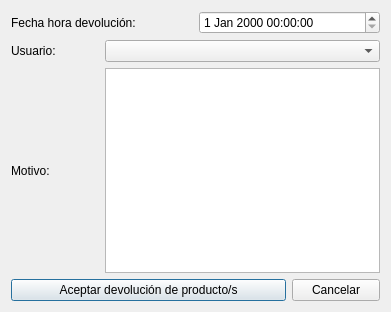
<?xml version="1.0" encoding="UTF-8"?>
<ui version="4.0">
 <class>frmCausaDevolucion</class>
 <widget class="QDialog" name="frmCausaDevolucion">
  <property name="geometry">
   <rect>
    <x>0</x>
    <y>0</y>
    <width>391</width>
    <height>312</height>
   </rect>
  </property>
  <property name="windowTitle">
   <string>Devolución de productos.</string>
  </property>
  <layout class="QGridLayout" name="gridLayout">
   <item row="0" column="0" colspan="2">
    <widget class="QLabel" name="label">
     <property name="text">
      <string>Fecha hora devolución:</string>
     </property>
    </widget>
   </item>
   <item row="0" column="2" colspan="2">
    <widget class="QDateTimeEdit" name="dateDevolucion"/>
   </item>
   <item row="1" column="0">
    <widget class="QLabel" name="label_2">
     <property name="text">
      <string>Usuario:</string>
     </property>
    </widget>
   </item>
   <item row="1" column="1" colspan="3">
    <widget class="QComboBox" name="cmbUsuario"/>
   </item>
   <item row="2" column="0">
    <widget class="QLabel" name="label_3">
     <property name="text">
      <string>Motivo:</string>
     </property>
    </widget>
   </item>
   <item row="2" column="1" colspan="3">
    <widget class="QTextEdit" name="txtMotivo"/>
   </item>
   <item row="3" column="0" colspan="3">
    <widget class="QPushButton" name="btnAceptar">
     <property name="text">
      <string>Aceptar devolución de producto/s</string>
     </property>
     <property name="icon">
      <iconset resource="../maya.qrc">
       <normaloff>:/Icons/PNG/OK.png</normaloff>:/Icons/PNG/OK.png</iconset>
     </property>
    </widget>
   </item>
   <item row="3" column="3">
    <widget class="QPushButton" name="btnCancelar">
     <property name="text">
      <string>Cancelar</string>
     </property>
     <property name="icon">
      <iconset resource="../maya.qrc">
       <normaloff>:/Icons/PNG/close.png</normaloff>:/Icons/PNG/close.png</iconset>
     </property>
    </widget>
   </item>
  </layout>
 </widget>
 <resources>
  <include location="../maya.qrc"/>
 </resources>
 <connections>
  <connection>
   <sender>btnCancelar</sender>
   <signal>clicked()</signal>
   <receiver>frmCausaDevolucion</receiver>
   <slot>close()</slot>
   <hints>
    <hint type="sourcelabel">
     <x>335</x>
     <y>290</y>
    </hint>
    <hint type="destinationlabel">
     <x>98</x>
     <y>127</y>
    </hint>
   </hints>
  </connection>
 </connections>
</ui>
